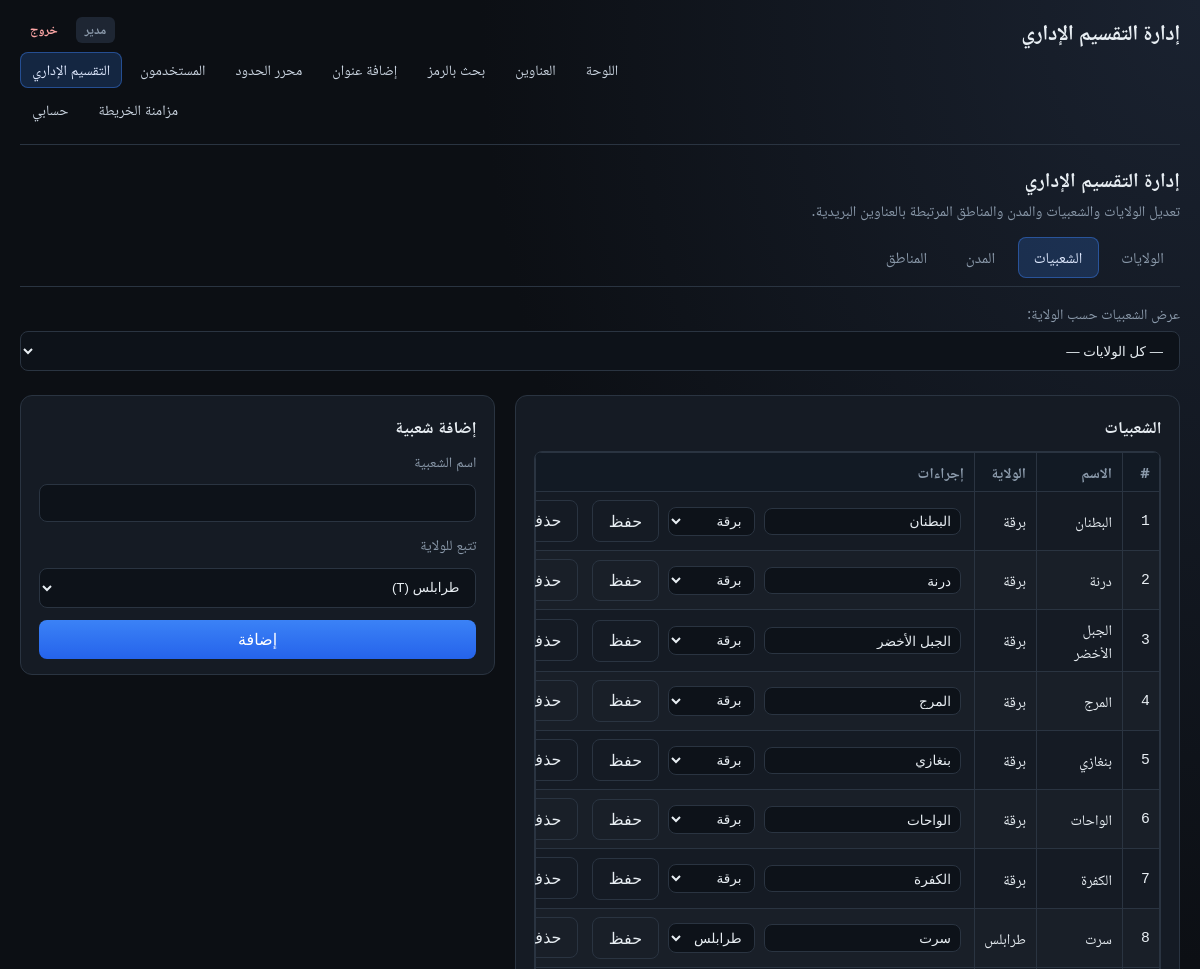
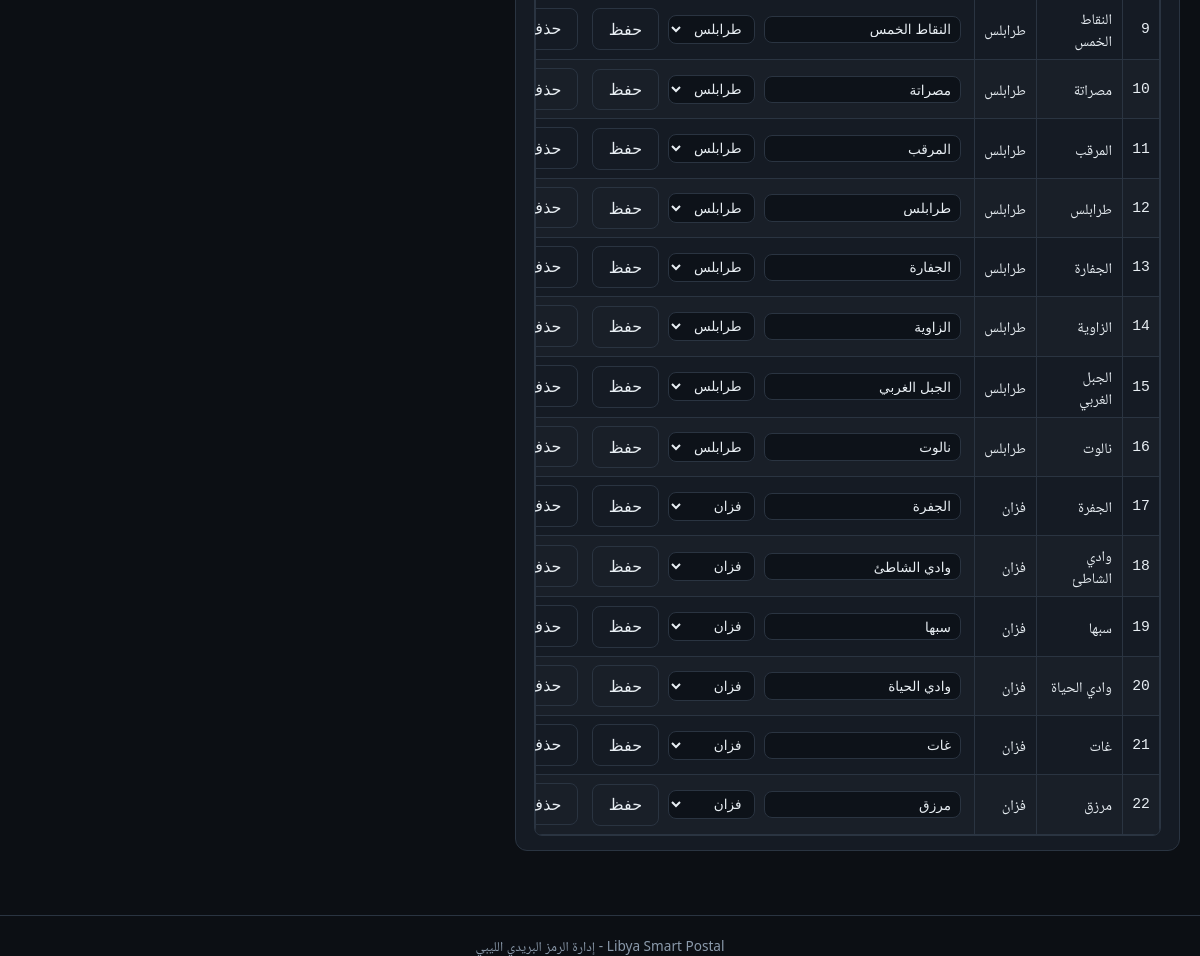
Page /index.php?r=admin_geo&tab=regions (signed in) on the committed database (2 pictures, top to bottom).
### tables this page shows
CREATE TABLE `regions` (
  `id`            INT UNSIGNED NOT NULL AUTO_INCREMENT,
  `name`          VARCHAR(120)   NOT NULL,
  `state_id`      INT UNSIGNED   NOT NULL,
  PRIMARY KEY (`id`),
  KEY `idx_regions_state` (`state_id`),
  CONSTRAINT `fk_regions_state`
    FOREIGN KEY (`state_id`) REFERENCES `states` (`id`)
    ON UPDATE CASCADE
    ON DELETE RESTRICT
);

CREATE TABLE `states` (
  `id`            INT UNSIGNED NOT NULL AUTO_INCREMENT,
  `name`          VARCHAR(120)   NOT NULL,
  `code`          VARCHAR(5)     NOT NULL COMMENT 'Used as X in postal code X-YY-ZZ-NNNN',
  PRIMARY KEY (`id`),
  UNIQUE KEY `uk_states_name` (`name`),
  UNIQUE KEY `uk_states_code` (`code`)
);

### controllers/BaseController.php (called while the page is built, shortened)
<?php
abstract class BaseController
{
    protected function render(string $viewRelativePath, array $data = []): void
    {
        $appConfig = require dirname(__DIR__) . '/config/app.php';
        $data['appName'] = $appConfig['name'] ?? 'App';
        extract($data, EXTR_SKIP);
        $viewFile = dirname(__DIR__) . '/views/' . ltrim($viewRelativePath, '/');
        require $viewFile;
    }
    protected function requireAnyRole(array $roles): void
    {
        $userRole = SessionAuth::userRole();
    }
}

### controllers/AdminGeoController.php (called while the page is built, shortened)
<?php
final class AdminGeoController extends BaseController
{
    public function index(): void
    {
        $tab = isset($_GET['tab']) ? (string) $_GET['tab'] : 'states';
        $states  = State::all();
        $regions = [];
        $cities  = [];
        $areas   = [];
        $stateFilter  = (int) ($_GET['state_id'] ?? 0);
        $regionFilter = (int) ($_GET['region_id'] ?? 0);
        $cityFilter   = (int) ($_GET['city_id'] ?? 0);
        if ($tab === 'regions') {
            $regions = Region::all($stateFilter > 0 ? ['state_id' => $stateFilter] : []);
        } elseif ($tab === 'cities') {
            $regions = Region::all();
            $cities  = City::all($regionFilter > 0 ? ['region_id' => $regionFilter] : []);
        } elseif ($tab === 'areas') {
            $regions = Region::all();
            $cities  = City::all();
            $areas   = Area::all($cityFilter > 0 ? ['city_id' => $cityFilter] : []);
        }
        $this->render('admin/geo/index.php', [
            'title'         => 'إدارة التقسيم الإداري',
            'tab'           => $tab,
            'states'        => $states,
            'regions'       => $regions,
            'cities'        => $cities,
            'areas'         => $areas,
            'stateFilter'   => $stateFilter,
            'regionFilter'  => $regionFilter,
            'cityFilter'    => $cityFilter,
            'userName'      => SessionAuth::userName(),
            'userRole'      => SessionAuth::userRole(),
            'navCurrent'    => 'admin_geo',
            'csrf'          => Csrf::getToken(),
            'flash'         => Flash::getAndClear(),
            'appShellClass' => 'app-shell--wide',
        ]);
    }
}

### includes/SessionAuth.php (called while the page is built, shortened)
<?php
final class SessionAuth
{
    public static function userRole(): string
    {
        return (string) ($_SESSION[self::ROLE] ?? '');
    }
}

### models/Region.php (called while the page is built, shortened)
<?php
final class Region
{
    public static function all(array $filter = []): array
    {
        $sql = 'SELECT r.id, r.name, r.state_id, s.name AS state_name
                FROM regions r
                LEFT JOIN states s ON s.id = r.state_id';
        $params = [];
        $sql .= ' ORDER BY r.id ASC';
        $pdo = Database::getInstance()->getPdo();
        $st = $pdo->prepare($sql);
        $st->execute();
        $out = [];
        while (($r = $st->fetch(PDO::FETCH_ASSOC)) !== false) {
            $out[] = new self(
                (int) $r['id'],
                (string) $r['name'],
                (int) $r['state_id'],
                isset($r['state_name']) ? (string) $r['state_name'] : null,
            );
        }
        return $out;
    }
}

### models/State.php (called while the page is built, shortened)
<?php
final class State
{
    public static function all(): array
    {
        $pdo = Database::getInstance()->getPdo();
        $rows = $pdo->query('SELECT id, name, code FROM states ORDER BY id ASC')
            ->fetchAll(PDO::FETCH_ASSOC);
        $out = [];
        foreach ($rows as $r) {
            $out[] = new self((int) $r['id'], (string) $r['name'], (string) $r['code']);
        }
        return $out;
    }
}

### views/admin/geo/index.php (the view, shortened to what this page needs)
<?php
require dirname(__DIR__, 2) . '/partials/head.php';
require dirname(__DIR__, 2) . '/partials/app_header.php';
$tabs = [
    'states'  => 'الولايات',
    'regions' => 'الشعبيات',
    'cities'  => 'المدن',
    'areas'   => 'المناطق',
];
?>
<main id="main-content" class="content main-panel admin-geo-page">
    <header class="addresses-page__head">
        <div class="addresses-page__heading">
            <h2 class="addresses-page__title">إدارة التقسيم الإداري</h2>
            <p class="muted addresses-page__lead">تعديل الولايات والشعبيات والمدن والمناطق المرتبطة بالعناوين البريدية.</p>
        </div>
    </header>
    <nav class="admin-geo-tabs" aria-label="أقسام التقسيم الإداري">
        <?php foreach ($tabs as $key => $label): ?>
            <a class="admin-geo-tab<?= $tab === $key ? ' is-active' : '' ?>"
               href="index.php?r=admin_geo&amp;tab=<?= htmlspecialchars($key, ENT_QUOTES, 'UTF-8') ?>">
                <?= htmlspecialchars($label, ENT_QUOTES, 'UTF-8') ?>
            </a>
        <?php endforeach; ?>
    </nav>
    <?php if ($tab === 'states'): ?>
        <div class="admin-geo-grid">
            <section class="admin-geo-card">
                <h3 class="admin-geo-card__title">الولايات</h3>
                <?php if ($states === []): ?>
                    <p class="muted">لا توجد ولايات بعد.</p>
                <?php else: ?>
                <div class="addresses-table-wrap">
                    <table class="data-table">
                        <thead><tr><th>#</th><th>الاسم</th><th>الرمز</th><th>إجراءات</th></tr></thead>
                        <tbody>
                        <?php foreach ($states as $s): ?>
                            <tr>
                                <td class="mono"><?= (int) $s->id ?></td>
                                <td><?= htmlspecialchars($s->name, ENT_QUOTES, 'UTF-8') ?></td>
                                <td dir="ltr" class="mono"><?= htmlspecialchars($s->code, ENT_QUOTES, 'UTF-8') ?></td>
                                <td class="cell-actions">
                                    <form method="post" action="index.php?r=admin_geo_state_save" class="inline-form admin-geo-inline-edit">
                                        <input type="hidden" name="csrf_token" value="<?= htmlspecialchars($csrf, ENT_QUOTES, 'UTF-8') ?>">
                                        <input type="hidden" name="id" value="<?= (int) $s->id ?>">
                                        <input class="form-input form-input--inline" type="text" name="name" value="<?= htmlspecialchars($s->name, ENT_QUOTES, 'UTF-8') ?>" required maxlength="120">
                                        <input class="form-input form-input--inline mono" dir="ltr" type="text" name="code" value="<?= htmlspecialchars($s->code, ENT_QUOTES, 'UTF-8') ?>" required maxlength="5" style="max-width:5rem">
                                        <button class="btn btn-ghost" type="submit">حفظ</button>
                                    </form>
                                    <form method="post" action="index.php?r=admin_geo_state_delete" class="inline-form js-confirm-delete">
                                        <input type="hidden" name="csrf_token" value="<?= htmlspecialchars($csrf, ENT_QUOTES, 'UTF-8') ?>">
                                        <input type="hidden" name="id" value="<?= (int) $s->id ?>">
                                        <button class="btn btn-ghost" type="submit">حذف</button>
                                    </form>
                                </td>
                            </tr>
                        <?php endforeach; ?>
                        </tbody>
                    </table>
                </div>
                <?php endif; ?>
            </section>
            <aside class="admin-geo-card">
                <h3 class="admin-geo-card__title">إضافة ولاية جديدة</h3>
                <form method="post" action="index.php?r=admin_geo_state_save" class="form-stack">
                    <input type="hidden" name="csrf_token" value="<?= htmlspecialchars($csrf, ENT_QUOTES, 'UTF-8') ?>">
                    <label class="form-label" for="state-name">الاسم</label>
                    <input class="form-input" type="text" name="name" id="state-name" required maxlength="120">
                    <label class="form-label" for="state-code">الرمز اللاتيني (1–5 خانات)</label>
                    <input class="form-input mono" dir="ltr" type="text" name="code" id="state-code" required maxlength="5" placeholder="B / T / F">
                    <button type="submit" class="btn btn-primary">إضافة</button>
                </form>
            </aside>
        </div>
    <?php elseif ($tab === 'regions'): ?>
        <form method="get" action="index.php" class="admin-geo-tabs" style="border:none">
            <label class="form-label">عرض الشعبيات حسب الولاية:</label>
            <select class="form-input" name="state_id" onchange="this.form.submit()">
                <option value="0">— كل الولايات —</option>
            </select>
        </form>
        <div class="admin-geo-grid">
            <section class="admin-geo-card">
                <h3 class="admin-geo-card__title">الشعبيات</h3>
                <?php if ($regions === []): ?>
                    <p class="muted">لا توجد شعبيات.</p>
                <?php else: ?>
                <div class="addresses-table-wrap">
                    <table class="data-table">
                        <thead><tr><th>#</th><th>الاسم</th><th>الولاية</th><th>إجراءات</th></tr></thead>
                        <tbody>
                        <?php foreach ($regions as $r): ?>
                            <tr>
                                <td class="mono"><?= (int) $r->id ?></td>
                                <td><?= htmlspecialchars($r->name, ENT_QUOTES, 'UTF-8') ?></td>
                                <td><?= htmlspecialchars((string) $r->stateName, ENT_QUOTES, 'UTF-8') ?></td>
                                <td class="cell-actions">
                                    <form method="post" action="index.php?r=admin_geo_region_save" class="inline-form admin-geo-inline-edit">
                                        <input class="form-input form-input--inline" type="text" name="name" value="<?= htmlspecialchars($r->name, ENT_QUOTES, 'UTF-8') ?>" required maxlength="120">
                                        <select class="form-input form-input--inline" name="state_id" required>
                                            <?php foreach ($states as $s): ?>
                                                <option value="<?= (int) $s->id ?>" <?= $r->stateId === (int) $s->id ? 'selected' : '' ?>>
                                                    <?= htmlspecialchars($s->name, ENT_QUOTES, 'UTF-8') ?>
                                                </option>
                                            <?php endforeach; ?>
                                        </select>
                                        <button class="btn btn-ghost" type="submit">حفظ</button>
                                    </form>
                                    <form method="post" action="index.php?r=admin_geo_region_delete" class="inline-form js-confirm-delete">
                                        <button class="btn btn-ghost" type="submit">حذف</button>
                                    </form>
                                </td>
                            </tr>
                        <?php endforeach; ?>
                        </tbody>
                    </table>
                </div>
                <?php endif; ?>
            </section>
            <aside class="admin-geo-card">
                <h3 class="admin-geo-card__title">إضافة شعبية</h3>
                <?php if ($states === []): ?>
                    <p class="muted">أضف ولاية أولاً.</p>
                <?php else: ?>
                <form method="post" action="index.php?r=admin_geo_region_save" class="form-stack">
                    <label class="form-label" for="region-name">اسم الشعبية</label>
                    <input class="form-input" type="text" name="name" id="region-name" required maxlength="120">
                    <label class="form-label" for="region-state">تتبع للولاية</label>
                    <select class="form-input" name="state_id" id="region-state" required>
                        <?php foreach ($states as $s): ?>
                            <option value="<?= (int) $s->id ?>"><?= htmlspecialchars($s->name . ' (' . $s->code . ')', ENT_QUOTES, 'UTF-8') ?></option>
                        <?php endforeach; ?>
                    </select>
                    <button type="submit" class="btn btn-primary">إضافة</button>
                </form>
                <?php endif; ?>
            </aside>
        </div>
    <?php endif; ?>
</main>
<?php require dirname(__DIR__, 2) . '/partials/foot.php';

### views/partials/head.php (shortened to what this page needs)
<?php
$title = $title ?? $appName;
$appShellClass = $appShellClass ?? '';
$bodyClass = $bodyClass ?? '';
?>
<!DOCTYPE html>
<html lang="ar" dir="rtl">
<head>
    <link rel="stylesheet" href="css/app.css">
</head>
<body<?= $bodyClass !== '' ? ' class="' . htmlspecialchars($bodyClass, ENT_QUOTES, 'UTF-8') . '"' : '' ?>>
<div class="app-shell<?= $appShellClass !== '' ? ' ' . htmlspecialchars($appShellClass, ENT_QUOTES, 'UTF-8') : '' ?>">

### views/partials/app_header.php
<?php
$navCurrent = $navCurrent ?? 'none';
$topbarExtraClass = (string) ($topbarExtraClass ?? '');
$roleAr = match ($userRole) {
    'admin'    => 'مدير',
    'employee' => 'موظف',
    'citizen'  => 'مواطن',
    default    => (string) $userRole,
};
$hc = 'topbar' . ($topbarExtraClass !== '' ? ' ' . htmlspecialchars($topbarExtraClass, ENT_QUOTES, 'UTF-8') : '');
?>
<header class="<?= $hc ?>" role="banner">
    <h1 class="topbar__title"><?= htmlspecialchars($title, ENT_QUOTES, 'UTF-8') ?></h1>
    <div class="topbar__cluster">
        <div class="topbar__meta">
            <span class="badge badge--role" title="الدور"><?= htmlspecialchars($roleAr, ENT_QUOTES, 'UTF-8') ?></span>
            <a class="topbar__logout" href="index.php?r=logout">خروج</a>
        </div>
        <?php require __DIR__ . '/main_nav.php'; ?>
    </div>
</header>

### views/partials/main_nav.php
<?php
$userRole = $userRole ?? 'citizen';
$navCurrent = $navCurrent ?? 'none';
$isStaff    = in_array($userRole, ['admin', 'employee'], true);
$isAdmin    = $userRole === 'admin';
$isActive   = static function (string $k) use ($navCurrent): string {
    return $navCurrent === $k ? ' is-active' : '';
};
?>
<nav class="main-nav" aria-label="التنقّل الرئيسي">
    <a class="main-nav__link<?= $isActive('dashboard') ?>" href="index.php?r=dashboard">اللوحة</a>
    <a class="main-nav__link<?= $isActive('addresses') ?>" href="index.php?r=addresses">العناوين</a>
    <a class="main-nav__link<?= $isActive('postal_lookup') ?>" href="index.php?r=postal_lookup">بحث بالرمز</a>
    <?php if ($isStaff): ?>
    <a class="main-nav__link<?= $isActive('address') ?>" href="index.php?r=address_new">إضافة عنوان</a>
    <?php endif; ?>
    <?php if ($isStaff): ?>
    <a class="main-nav__link<?= $isActive('boundary_editor') ?>" href="index.php?r=boundary_editor">محرر الحدود</a>
    <?php endif; ?>
    <?php if ($isAdmin): ?>
    <a class="main-nav__link<?= $isActive('users') ?>" href="index.php?r=users">المستخدمون</a>
    <a class="main-nav__link<?= $isActive('admin_geo') ?>" href="index.php?r=admin_geo">التقسيم الإداري</a>
    <a class="main-nav__link<?= $isActive('tile_sync') ?>" href="index.php?r=tile_sync">مزامنة الخريطة</a>
    <?php endif; ?>
    <a class="main-nav__link<?= $isActive('profile') ?>" href="index.php?r=profile">حسابي</a>
</nav>

### views/partials/foot.php (shortened to what this page needs)
</div>
<footer class="app-footer">Libya Smart Postal - إدارة الرمز البريدي الليبي</footer>
</body>
</html>

### rows in the picture
regions: id "1", name "البطنان", state.name "برقة", state_id "برقة"
regions: id "2", name "درنة", state.name "برقة", state_id "برقة"
regions: id "3", name "الجبل الأخضر", state.name "برقة", state_id "برقة"
regions: id "4", name "المرج", state.name "برقة", state_id "برقة"
regions: id "5", name "بنغازي", state.name "برقة", state_id "برقة"
regions: id "6", name "الواحات", state.name "برقة", state_id "برقة"
regions: id "7", name "الكفرة", state.name "برقة", state_id "برقة"
regions: id "8", name "سرت", state.name "طرابلس", state_id "طرابلس"
regions: id "9", name "النقاط الخمس", state.name "طرابلس", state_id "طرابلس"
regions: id "10", name "مصراتة", state.name "طرابلس", state_id "طرابلس"
regions: id "11", name "المرقب", state.name "طرابلس", state_id "طرابلس"
regions: id "12", name "طرابلس", state.name "طرابلس", state_id "طرابلس"
regions: id "13", name "الجفارة", state.name "طرابلس", state_id "طرابلس"
regions: id "14", name "الزاوية", state.name "طرابلس", state_id "طرابلس"
regions: id "15", name "الجبل الغربي", state.name "طرابلس", state_id "طرابلس"
regions: id "16", name "نالوت", state.name "طرابلس", state_id "طرابلس"
regions: id "17", name "الجفرة", state.name "فزان", state_id "فزان"
regions: id "18", name "وادي الشاطئ", state.name "فزان", state_id "فزان"
regions: id "19", name "سبها", state.name "فزان", state_id "فزان"
regions: id "20", name "وادي الحياة", state.name "فزان", state_id "فزان"
regions: id "21", name "غات", state.name "فزان", state_id "فزان"
regions: id "22", name "مرزق", state.name "فزان", state_id "فزان"

### other values in the picture
$title "إدارة التقسيم الإداري"
$roleAr "مدير"
$label "الولايات"
$label "الشعبيات"
$label "المدن"
$label "المناطق"
form field state_id "طرابلس (T)"
